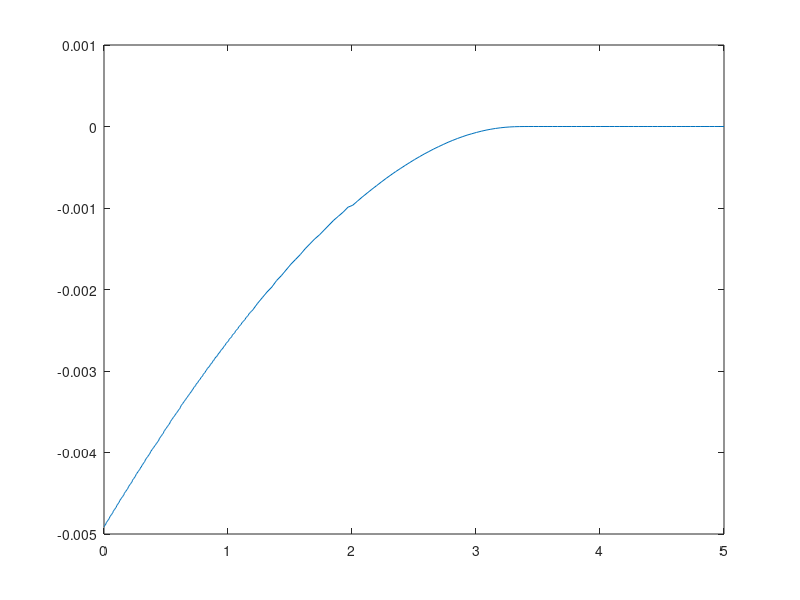

Write MATLAB code to recreate this figure. (Note: this script raises an error after producing the figure.)
load('Lab5_all_data.mat');
load('LAB5_EXP2.mat');

nVs = NMOS_VS; %%source voltage for nMOS
nIs = NMOS_IS; %%source current for nMOS

pVs = 5.-Exp2_Vs_peeMOS; %%source voltage for pMOS
pIs = Exp2_Is_peeMOS;  %%source current for pMOS

figure;
plot(nVs,nIs)
%% nMOS source voltage vs. channel current
[n_a, n_b, n_c, n_d, n_e] = linefit(nVs,nIs,5e-4); 

figure;
semilogx(nVs,nIs,'bo','MarkerSize',3)
hold on
%theoertical
n_y  = n_c * nVs(1:200) + n_d
semilogx(nVs(1:200),n_y,'r+','MarkerSize',2)
hold on;



title( "nMOS Source Voltage vs. Channel Current");
xlabel("Voltage (Volts)");
ylabel("Current (Amps)");

legend('Experimental','Theoretical');
legend('Location','southeast');
legend('boxoff');
hold off;
%% pMOS voltage vs. current
[p_a, p_b, p_c, p_d, p_e] = linefit(pVs,pIs,5e-4)

figure;
semilogx(pVs,pIs,'bo','MarkerSize',2)
hold on;
%theoretical
%semilogx(pVs(p_a:p_b),pIs(p_a:p_b),'ro')
p_y  = p_c * pVs(1:200) + p_d
semilogx(pVs(1:200),p_y,'r+','MarkerSize',2)

title( "pMOS Source Voltage vs. Channel Current");
xlabel("Voltage (Volts)");
ylabel("Current (Amps)");

%theoretical

%labels
legend('Experimental','Theoretical');
legend('Location','Southwest');
legend('boxoff');

%% nMOS Incremental Source Conductance

%experimental
n_Isat = nIs
%%n_fit = polyfit(log(nVs(1:228)), nIs(1:228), 1)
n_ut = .0258
n_gs_weak = (n_Isat)./n_ut;
n_gs_strong = (sqrt((1.38.*10.^(-5).*2).*n_Isat))./n_ut;

nw_fit = polyfit(log(nIs),log(n_gs_weak),1);
nw_plot = polyval(nw_fit,log(nIs));

ns_fit=polyfit(nIs,n_gs_strong,1);
ns_plot = polyval(ns_fit,nIs);

n_diff = diff(n_Isat)./diff(nVs)

figure;
loglog(nIs,n_gs_weak,'ro','MarkerSize',2)
hold on;
loglog(nIs,n_gs_strong,'b*','MarkerSize',2)
hold on
loglog(nIs(1:end-1),n_diff,'y*')
hold off

%labels
title( "nMOS Source Conductance");
xlabel("Channel Current (Amps)");
ylabel('Incremental Source Conductance (Mho)');

legend('Weak Inversion', 'Strong Inversion','Experimental');
legend('Location','southeast');
legend('boxoff');

%% pMOS Incremental Source Conductance
p_Isat = pIs;
p_ut = .0258
p_gs_weak = p_Isat./p_ut
p_gs_strong = (sqrt((.00015*2) .*p_Isat))./p_ut;

%Experimental
p_diff = diff(p_Isat)./diff(pVs);

figure;
loglog(pIs,p_gs_weak,'ro','MarkerSize',2)
hold on;
loglog(pIs,p_gs_strong,'b*','MarkerSize',2)
hold on;
loglog(p_Isat(1:end-1),p_diff,'y*')
hold off;

xlim([10^-10,10^-2])
%labels
title( "pMOS Source Conductance");
xlabel("Channel Current (Amps)");
ylabel('Incremental Source Conductance (Mho)');

legend('Weak Inversion', 'Strong Inversion','Experimental');
legend('Location','southeast');
legend('boxoff');